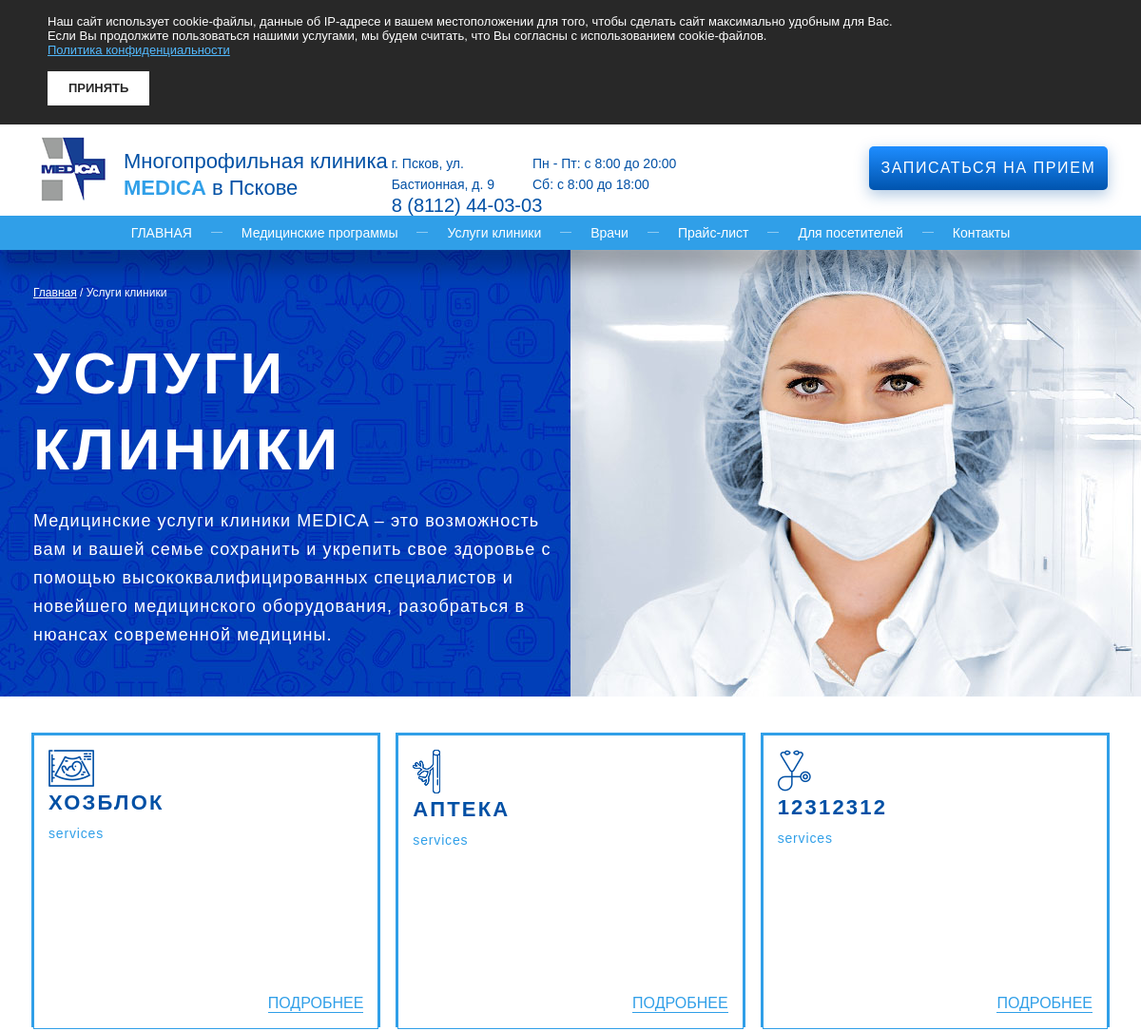
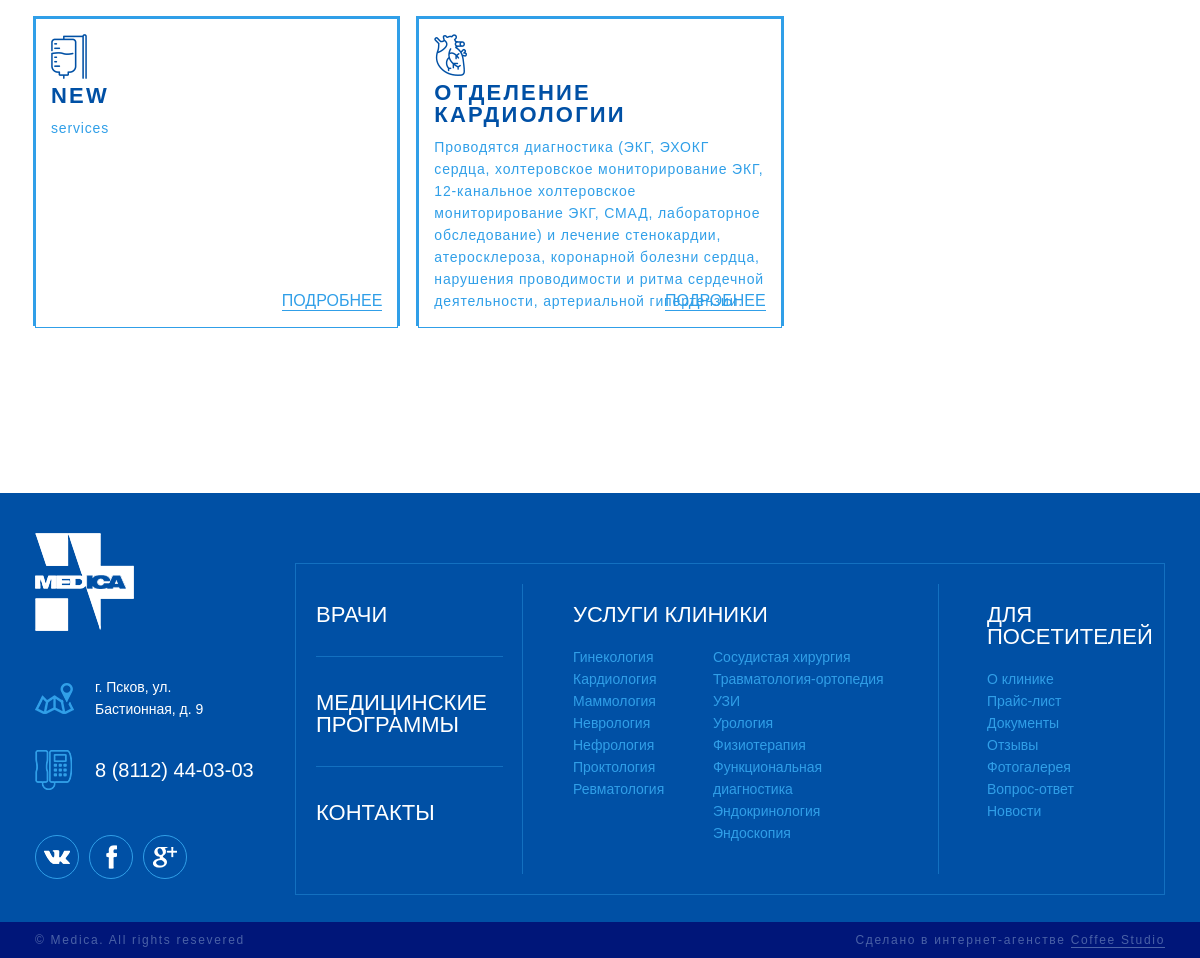
Page /services/ on the committed database (2 pictures, top to bottom).
### department/models.py (models this page shows, shortened)
class Department(models.Model):
    name = models.CharField(max_length=64, blank=False, null=False, default=None)
    short_name = models.CharField(max_length=24, blank=False, null=False, default='Кардиология')
    description = models.TextField(blank=False, null=False, default=None)
    image = models.ImageField(upload_to='department_images/', null=True, default=None)
    icon = models.ImageField(upload_to='department_images/', null=True, default=None)
    services_description = models.TextField(blank=False, null=False, default=None)
    consult_price = models.DecimalField(decimal_places=0, max_digits=6, blank=False, null=False, default=None)
    consult_doctor = models.ForeignKey('doctor_card.Doctor', blank=True, null=True, default=None, related_name='+')
    is_index_active = models.BooleanField(default=True)
    created = models.DateTimeField(auto_now_add=True, auto_now=False)
    updated = models.DateTimeField(auto_now_add=False, auto_now=True)
    class Meta:
        verbose_name = 'Отделение'
        verbose_name_plural = 'Отделения'

### department/views.py (the view)
# urls.py: url(r'^services/', views.services, name='services'),
def services(request):
    department_set = Department.objects.all()
    return render(request, 'services.html', locals())

### templates/services.html (shortened to what this page needs)
<!DOCTYPE html>
{% load static %}
<html lang="ru" itemscope itemtype="http://schema.org/WebPage">
<head>
  <link href="{% static 'css/plugins.min.css' %}" rel="stylesheet">
  <link href="{% static 'css/styles.min.css' %}" rel="stylesheet">
</head>
<body>
  <div id="cookie-policy-info" class="cookie-policy" role="alert">
    <div class="wrapper">
      <noindex>
        <p>Наш сайт использует cookie-файлы, данные об IP-адресе и вашем местоположении для того, чтобы сделать сайт максимально удобным для Вас.</p>
        <p>Если Вы продолжите пользоваться нашими услугами, мы будем считать, что Вы согласны с использованием cookie-файлов.</p>
        <p><a href="/policy/">Политика конфиденциальности</a></p>
        <p>&nbsp;</p>
        <button id="cookie-policy-btn" class="cookie-policy-button" type="button"><span>Принять</span></button>
      </noindex>
    </div>
  </div>
  <div class="container">
    <div class="content">
      <header class="header">
        <div class="wrapper">
          <div class="clr">
            <div class="logotype">
              <a href="/" title="Многопрофильная клиника MEDICA в Пскове">
                <span><img src="{% static 'images/logotype.png' %}" alt="Многопрофильная клиника MEDICA в Пскове"></span>
                <span>Многопрофильная клиника <b>MEDICA</b> в Пскове</span>
              </a>
            </div>
            <div class="header-contacts">
              <ul>
                <li class="address">г. Псков, ул. <br> Бастионная, д. 9</li>
                <li class="work-time">
                  <p>Пн - Пт: с 8:00 до 20:00</p>
                  <p>Сб: с 8:00 до 18:00</p>
                </li>
                <li class="phone">
                  <a href="tel:8 (8112) 44-03-03">8 (8112) 44-03-03</a>
                </li>
              </ul>
            </div>
            <div class="get-call">
              <a href="#get-call" class="btn" data-modal><span>Записаться на прием</span></a>
            </div>
          </div>
        </div>
      </header>
      <nav class="nav" role="navigation">
        <div class="wrapper">
          <ul>
            <li><a href="/">Главная</a></li>
            <li><a href="#0">Медицинские программы</a></li>
            <li><a href="services.html">Услуги клиники</a></li>
            <li><a href="doctors.html">Врачи</a></li>
            <li><a href="#0">Прайс-лист</a></li>
            <li><a href="#0">Для посетителей</a></li>
            <li><a href="contacts.html">Контакты</a></li>
          </ul>
        </div>
      </nav>
      <div class="page-heading with-img">
        <div class="img">
          <img src="{% static 'temp/services-head.jpg' %}" alt="Услуги клиники">
        </div>
        <div class="wrapper">
          <div class="breadcrumbs" itemprop="breadcrumb">
            <a href="/">Главная</a> <span>/</span> Услуги клиники
          </div>
          <div class="heading" role="heading">
            <h1>Услуги клиники</h1>
            <div class="heading-text">
              <p>Медицинские услуги клиники MEDICA – это возможность вам и вашей семье сохранить и укрепить свое здоровье с помощью высококвалифицированных специалистов и новейшего медицинского оборудования, разобраться в нюансах современной медицины.</p>
            </div>
          </div>
        </div>
      </div>
      <div class="services">
        <div class="wrapper">
          <div class="services-list clr">
              {% for department in department_set %}
            <div class="services-list-item">
              <div class="content">
                <div class="icon"><img src="{{ department.icon.url }}" alt=""></div>
                <div class="title">{{ department.name }}</div>
                <div class="story">
                  <p>{{ department.services_description }}</p>
                </div>
                <div class="more"><a href="{% url 'department' department.id %}">Подробнее</a></div>
              </div>
            </div>
              {% endfor %}
          </div>
        </div>
      </div>
    </div>
    <footer class="footer">
      <div class="wrapper">
        <div class="clr">
          <div class="footer-left">
            <div class="logotype">
              <a href="/" title="Многопрофильная клиника MEDICA в Пскове">
                <span><img src="{% static 'images/logotype-white.png' %}" alt="Многопрофильная клиника MEDICA в Пскове"></span>
              </a>
            </div>
            <address>г. Псков, ул. <br> Бастионная, д. 9</address>
            <div class="phone">
              <a href="tel:88112440303">8 (8112) 44-03-03</a>
            </div>
            <ul class="social">
              <li>
                <a href="#0" target="_blank"><img src="{% static 'images/vk-icon.png' %}" alt="VK.com"></a>
              </li>
              <li>
                <a href="#0" target="_blank"><img src="{% static 'images/fb-icon.png' %}" alt="Facebook"></a>
              </li>
              <li>
                <a href="#0" target="_blank"><img src="{% static 'images/gp-icon.png' %}" alt="Google+"></a>
              </li>
            </ul>
          </div>
          <div class="footer-right">
            <div class="footer-links">
              <div class="clr">
                <ul class="left">
                  <li><a href="#0">Врачи</a></li>
                  <li><a href="#0">Медицинские программы</a></li>
                  <li><a href="#0">Контакты</a></li>
                </ul>
                <ul class="center">
                  <li>
                    <a href="#0">Услуги клиники</a>
                    <div class="row clr">
                      <ul>
                        <li><a href="#0">Гинекология</a></li>
                        <li><a href="#0">Кардиология</a></li>
                        <li><a href="#0">Маммология</a></li>
                        <li><a href="#0">Неврология</a></li>
                        <li><a href="#0">Нефрология</a></li>
                        <li><a href="#0">Проктология</a></li>
                        <li><a href="#0">Ревматология</a></li>
                      </ul>
                      <ul>
                        <li><a href="#0">Сосудистая хирургия</a></li>
                        <li><a href="#0">Травматология-ортопедия</a></li>
                        <li><a href="#0">УЗИ</a></li>
                        <li><a href="#0">Урология</a></li>
                        <li><a href="#0">Физиотерапия</a></li>
                        <li><a href="#0">Функциональная диагностика</a></li>
                        <li><a href="#0">Эндокринология</a></li>
                        <li><a href="#0">Эндоскопия</a></li>
                      </ul>
                    </div>
                  </li>
                </ul>
                <ul class="right">
                  <li>
                    <a href="#0">Для посетителей</a>
                    <div class="row clr">
                      <ul>
                        <li><a href="#0">О клинике</a></li>
                        <li><a href="#0">Прайс-лист</a></li>
                        <li><a href="#0">Документы</a></li>
                        <li><a href="#0">Отзывы</a></li>
                        <li><a href="#0">Фотогалерея</a></li>
                        <li><a href="#0">Вопрос-ответ</a></li>
                        <li><a href="#0">Новости</a></li>
                      </ul>
                    </div>
                  </li>
                </ul>
              </div>
            </div>
          </div>
        </div>
      </div>
      <div class="footer-line">
        <div class="wrapper">
          <div class="clr">
            <div class="copyright">&copy; Medica. All rights resevered</div>
            <div class="coffee">
              <a href="https://www.coffeestudio.ru/" target="_blank">Сделано в интернет-агенстве <span>Coffee Studio</span></a>
            </div>
          </div>
        </div>
      </div>
    </footer>
  </div>
</body>
</html>

### rows in the picture
Department: icon (picture), name "ХОЗБЛОК", services_description "services"
Department: icon (picture), name "АПТЕКА", services_description "services"
Department: icon (picture), name "12312312", services_description "services"
Department: icon (picture), name "NEW", services_description "services"
Department: icon (picture), name "ОТДЕЛЕНИЕ КАРДИОЛОГИИ", services_description "Проводятся диагностика (ЭКГ, ЭХОКГ сердца, холтеровское мониторирование ЭКГ, 12-канальное холтеровское мониторирование ЭКГ, СМАД, лабораторное обследование) и лечение стенокардии, атеросклероза, коронарной болезни сердца, нарушения проводимости и ритма сердечной деятельности, артериальной гипертензии."
